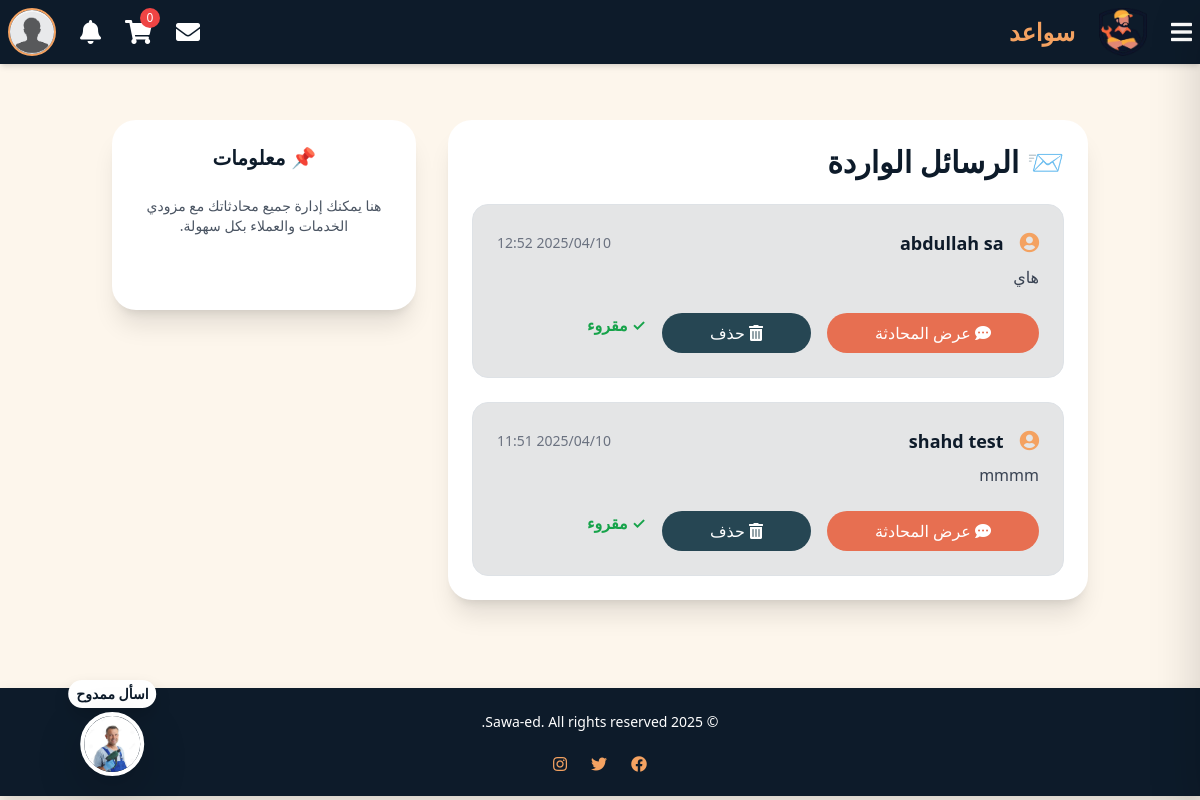
Page /inbox/ (signed in) on the earlier database version.
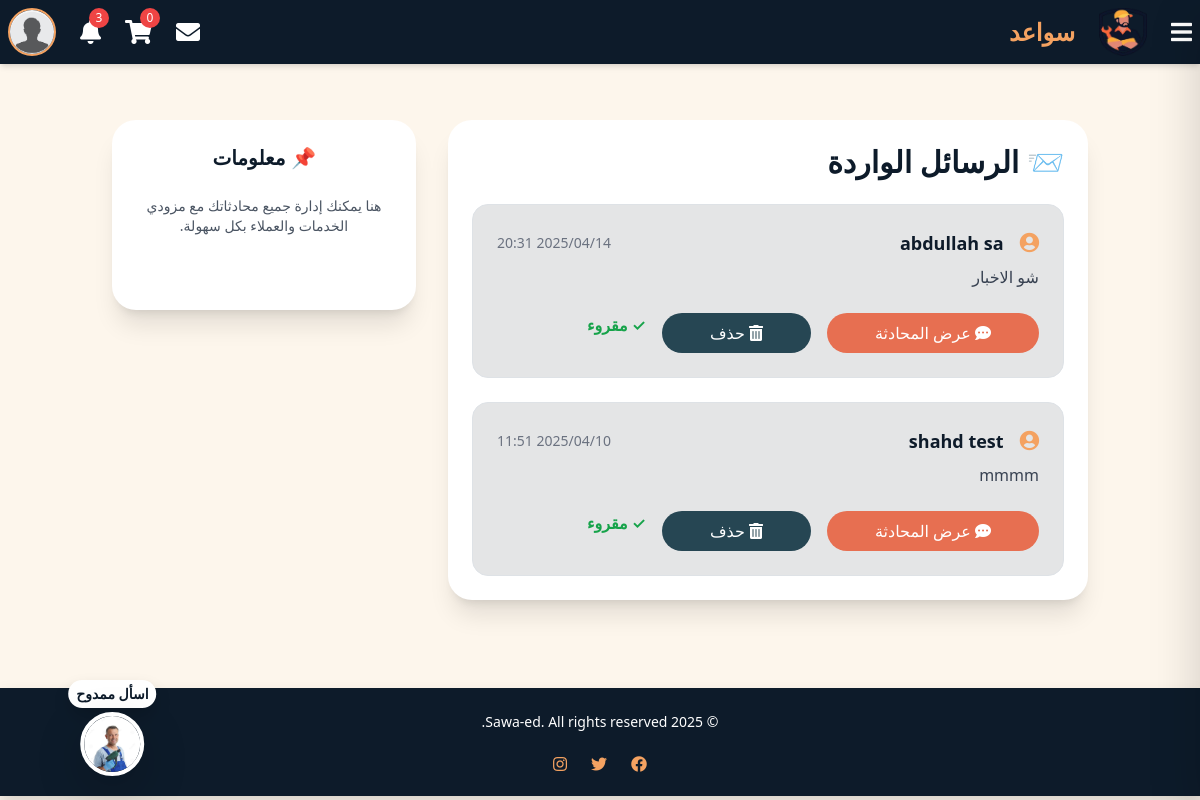
Same page on the later database version.
### Sawaed_app/models.py (models this page shows, shortened)
class CustomUser(AbstractUser):
    class UserType(models.TextChoices):
        CLIENT = 'client', _('عميل')
        HANDYMAN = 'handyman', _('عامل يدوي') #the name in arabic will be edited later
    user_type = models.CharField(
        max_length=50,
        choices=UserType.choices,
        default=UserType.CLIENT
    )
    phone_regex = RegexValidator(
        regex=r'^\+?1?\d{9,15}$', #a validation on the phone number because its customed
        message="Phone number must be in the format: '+999999999'. Up to 15 digits allowed."
    )
    image = models.ImageField(upload_to='profile_pics/',default='default_profile.jpeg' ,null=True, blank=True)
    phone_number = models.CharField(validators=[phone_regex], max_length=15, unique=True, null=True, blank=True)
    email = models.EmailField(unique=True)
    bio = models.CharField(max_length=500, blank=True, null=True)
    experience = models.TextField(blank=True, null=True)
    field_of_expertise=models.TextField(blank=True, null=True)
    REQUIRED_FIELDS = ['email']
    USERNAME_FIELD = 'username'  # we could change it to email later in the project

class Message(models.Model):
    sender = models.ForeignKey(CustomUser, on_delete=models.CASCADE, related_name='sent_messages')
    receiver = models.ForeignKey(CustomUser, on_delete=models.CASCADE, related_name='received_messages')
    content = models.TextField()
    is_read = models.BooleanField(default=False)
    timestamp = models.DateTimeField(auto_now_add=True)
    reply_to = models.ForeignKey('self', null=True, blank=True, on_delete=models.CASCADE, related_name='replies')

### Sawaed_app/views.py (the view)
# urls.py: path('inbox/', views.inbox, name='inbox'),
def inbox(request):
    user = request.user
    messages = Message.objects.filter(Q(sender=user) | Q(receiver=user))
    threads = {}
    for msg in messages:
        other_user = msg.receiver if msg.sender == user else msg.sender
        if other_user not in threads or msg.timestamp > threads[other_user].timestamp:
            threads[other_user] = msg  # The last message in the thread
    sorted_threads = sorted(threads.items(), key=lambda x: x[1].timestamp, reverse=True)
    context = {
        'threads': sorted_threads,
        'messages_ids': [message.id for message in messages]  # Passing a list of message IDs
    }
    context.update(base_view_data(request))
    return render(request, 'inbox.html', context)

### Sawaed_app/context_processors.py (called while the page is built)
def notifications_processor(request):
    if request.user.is_authenticated:
        all_notifications = Notifications.objects.filter(recipient=request.user).order_by('-created_at')
        notifications = all_notifications[:10]
        unread_notifications_count =all_notifications.filter(is_read=False).count()
        return {
            'notifications': notifications,
            'unread_notifications_count': unread_notifications_count,
        }
    return {}

### Sawaed_app/views.py (called while the page is built)
def base_view_data(request):
    services=ServiceListing.objects.all()
    cart_count = 0
    if request.user.is_authenticated:
        cart_count = ServiceOrder.objects.filter(client=request.user, status='pending').count()
    data = {
        'services':services,
        'service_types': ServiceListing.SERVICE_TYPES,
        'cart_count': cart_count,
    }
    if request.user.is_authenticated:
        data['unread_messages_count'] = Message.objects.filter(receiver=request.user, is_read=False).count()
    else:
        data['unread_messages_count'] = 0
    return data

### Sawaed_app/templates/inbox.html (shortened to what this page needs)
<head>
    <link href="https://cdnjs.cloudflare.com/ajax/libs/font-awesome/5.15.4/css/all.min.css" rel="stylesheet">
  </head>
  {% extends 'index.html' %}
  {% block content %}
  {% load static %}
  <div class="container mx-auto p-4">
    <div class="grid grid-cols-1 lg:grid-cols-3 gap-8">
      <div class="lg:col-span-2 space-y-6">
        <div class="bg-white p-6 rounded-3xl shadow-xl space-y-6">
          <h1 class="text-3xl font-bold text-[#0d1b2a] flex items-center gap-2">
            📨 الرسائل الواردة
          </h1>
          {% for user, last_message in threads %}
            <div class="p-4 rounded-2xl border transition-all duration-300
                        {% if not last_message.is_read and last_message.receiver == request.user %}bg-[#f1e0c5] hover:shadow-lg{% else %}bg-[#e4e5e6]{% endif %}">
              <div class="flex justify-between items-center mb-2">
                <div class="flex items-center gap-3">
                  <i class="fas fa-user-circle text-[#f4a261] text-xl"></i>
                  <p class="text-lg font-semibold text-[#0e1b2a]">{{ user.username }}</p>
                </div>
                <span class="text-sm text-gray-500">{{ last_message.timestamp|date:"Y/m/d H:i" }}</span>
              </div>
              <p class="text-gray-700">{{ last_message.content|truncatechars:80 }}</p>
              <div class="flex flex-wrap gap-3 mt-4">
                <a href="{% url 'chat_detail' user.id %}" class="bg-[#e76f51] text-white py-2 px-5 rounded-full hover:bg-[#f7c6a3] transition">
                  <i class="fas fa-comment-dots"></i> عرض المحادثة
                </a>
                <a href="#" class="bg-[#264653] text-white py-2 px-5 rounded-full hover:bg-[#3a4f5c] transition">
                  <i class="fas fa-trash-alt"></i> حذف
                </a>
                {% if not last_message.is_read and last_message.receiver == request.user %}
                <form method="POST" action="{% url 'mark_as_read' last_message.id %}" class="inline">
                  {% csrf_token %}
                  <button type="submit" class="bg-[#e4e5e6] text-[#264653] py-2 px-5 rounded-full hover:bg-[#d1d3d4] transition">
                    <i class="fas fa-eye"></i> تحديد كمقروء
                  </button>
                </form>
                {% else %}
                  <span class="text-green-600 font-semibold">✓ مقروء</span>
                {% endif %}
              </div>
            </div>
          {% empty %}
            <div class="text-center py-6 text-gray-500">
              ✨ لا توجد رسائل حالياً ✨
            </div>
          {% endfor %}
        </div>
      </div>
      <div class="bg-white p-6 h-[190px] rounded-3xl shadow-xl space-y-6 text-center">
        <h2 class="text-xl font-bold text-[#0d1b2a]">📌 معلومات</h2>
        <p class="text-sm text-gray-600">هنا يمكنك إدارة جميع محادثاتك مع مزودي الخدمات والعملاء بكل سهولة.</p>
      </div>
    </div>
  </div>
  {% endblock %}

### Sawaed_app/templates/index.html (shortened to what this page needs)
  {% load static %}
  <!DOCTYPE html>
  <html lang="ar" dir="rtl">
  <head>
    <link href="https://cdnjs.cloudflare.com/ajax/libs/font-awesome/5.15.4/css/all.min.css" rel="stylesheet">
      <script src="https://cdn.tailwindcss.com"></script>
      <link rel="stylesheet" href="https://cdnjs.cloudflare.com/ajax/libs/bootstrap/5.1.3/css/bootstrap.min.css" />
      <link rel="stylesheet" href="{% static 'css/style.css' %}">
      <link href="https://cdnjs.cloudflare.com/ajax/libs/font-awesome/5.15.4/css/all.min.css" rel="stylesheet">
  </head>
  <body class="bg-[#fdf6ec]">
      <nav class="bg-[#0d1b2a] shadow-md p-2 flex justify-between items-center text-white">
        <div class="flex items-center gap-6">
            <button onclick="toggleSidebar()" class="text-white text-2xl">
                <i class="fas fa-bars"></i>
            </button>
            <a href="{% url 'userhome' %}">
                <img class="w-12 h-12" src="{% static 'images/logo.png' %}" alt="Logo">
            </a>
            <a id="logo-anchor" href="{% url 'userhome' %}" class="text-2xl font-bold text-[#f4a261]">
                سواعد
            </a>
        </div>
        <div class="flex items-center gap-6">
            {% if user.is_authenticated %}
            <div class="relative">
              <a href="{% url 'inbox' %}" class="text-white hover:text-[#f4a261] transition">
                  <i class="fas fa-envelope text-2xl"></i>
              </a>
          </div>
            <div class="relative">
                <a href="{% url 'cart' %}" class="text-white hover:text-[#f4a261] transition">
                    <i class="fas fa-shopping-cart text-2xl"></i>
                    <span class="absolute -top-2 -right-2 bg-red-500 text-white text-xs rounded-full w-5 h-5 flex items-center justify-center">{{ cart_count }}</span>
                </a>
            </div>
            <div class="relative">
              <button id="notificationsButton" class="text-white hover:text-[#f4a261] transition relative">
                  <i class="fas fa-bell text-2xl"></i>
                  {% if unread_notifications_count > 0 %}
                  <span class="absolute -top-2 -right-2 bg-red-500 text-white text-xs rounded-full w-5 h-5 flex items-center justify-center">
                      {{ unread_notifications_count }}
                  </span>
                  {% endif %}
              </button>
            </div>
            <div class="relative">
                <img src="{{ user.image.url }}" alt="Profile" class="w-12 h-12 rounded-full border-2 border-[#f4a261] cursor-pointer"
                    onerror="this.onerror=null;this.src='{% static 'images/profile.png' %}'" id="userProfileImage">
            </div>
            {% endif %}
        </div>
    </nav>
<a href="{% url 'chat-ui' %}"
class="fixed bottom-6 left-6 transform translate-x-1/2 z-50 flex flex-col items-center space-y-1 text-sm font-semibold text-[#0d1b2a] hover:scale-105 transition-transform"
target="_blank" rel="noopener">
<span class="bg-white px-2 py-1 rounded-full shadow text-center">اسأل ممدوح</span>
<div class="w-16 h-16 rounded-full shadow-lg border-4 border-white overflow-hidden">
 <img src="{% static 'images/mamdouh.jpg' %}"
      alt="Chatbot Icon"
      class="w-full h-full object-cover">
</div>
</a>
      <main class="flex flex-col items-center justify-center p-8">
          {% block content %}{% endblock %}
      </main>
  <footer class="bg-[#0d1b2a] shadow p-4 text-white mt-8">
      <div class="flex flex-col items-center justify-center text-center">
          <div class="text-sm mb-4">
              <p>&copy; 2025 Sawa-ed. All rights reserved.</p>
          </div>
          <div class="flex items-center gap-4">
              <a href="https://www.facebook.com" target="_blank" class="text-[#f4a261] hover:text-[#e76f51]">
                  <i class="fab fa-facebook"></i>
              </a>
              <a href="https://www.twitter.com" target="_blank" class="text-[#f4a261] hover:text-[#e76f51]">
                  <i class="fab fa-twitter"></i>
              </a>
              <a href="https://www.instagram.com" target="_blank" class="text-[#f4a261] hover:text-[#e76f51]">
                  <i class="fab fa-instagram"></i>
              </a>
          </div>
      </div>
  </footer>
  </body>
  </html>

### Sawaed_app/static/css/style.css (style rules this page uses)
a { text-decoration: none; color: #0d1b2a; text-decoration: none; transition: 0.4s ease; }
#logo-anchor { color: #f4a261; }

Differences in the rows shown:
changed CustomUser "abdullah sa": timestamp "2025/04/10 12:52" → "2025/04/14 20:31"; content "هاي" → "شو الاخبار"
Other differences:
{{ unread_notifications_count }}: (not shown) → "3"
